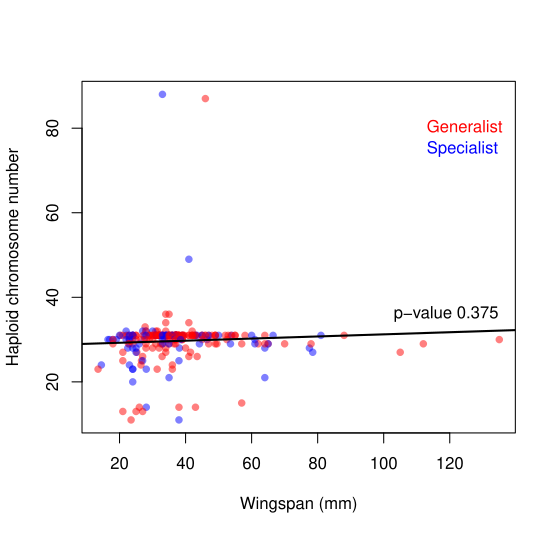

The script that drew this image:
# Terrence Sylvester
# pradakshanas@gmail.com
# 24 November 2020

# get helper functions
source("../rscripts/helper.functions.R")

# read in data
bsz <- read.csv("../data/body.size/body.size.csv", as.is = T)
bsz$speciesNames <- paste(bsz$Genus, bsz$Species, sep = "_")
# read in chromosome number data
dat <- read.delim("../data/chroms/chroms.txt", as.is = T)
# fill in species for data
dat$SpecisName <- paste(dat$other.names.genera,
                        dat$other.names.species,
                        sep = "_")
dat$SpecisName[dat$SpecisName == "_"] <- paste(dat$Genus[dat$SpecisName == "_"],
                                               dat$species[dat$SpecisName == "_"],
                                               sep = "_")
# sample a single chromosome number when there is a range
dat <- chromSampler(dat = dat)
# remove empty rows
bsz <- bsz[!is.na(bsz$wingspan.mm.),]
bsz <- bsz[!is.na(bsz$hostType),]
# remove duplicated species
bsz.uniqe.sp <- unique(bsz$speciesNames)
b.size <- matrix(data = NA,
                 nrow = length(bsz.uniqe.sp),
                 ncol = 3)
colnames(b.size) <- c("species", "wingspan", "hostType")
b.size <- as.data.frame(b.size)
for(i in 1:nrow(b.size)){
        b.size$species[i] <- bsz.uniqe.sp[i]
        b.size$wingspan[i] <- mean(bsz$wingspan.mm.[bsz$speciesNames == bsz.uniqe.sp[i]])
        b.size$hostType[i] <- sample(bsz$hostType[bsz$speciesNames == bsz.uniqe.sp[i]], 1)
}
# remove duplicated species
chrom.uniqe.sp <- unique(dat$SpecisName)
chroms <- matrix(data = NA,
                 nrow = length(chrom.uniqe.sp),
                 ncol = 2)
colnames(chroms) <- c("species", "hap")
chroms <- as.data.frame(chroms)
for(i in 1:nrow(chroms)){
        chroms$species[i] <- chrom.uniqe.sp[i]
        if(length(dat$male2N[dat$SpecisName == chrom.uniqe.sp[i]]) > 1){
                chroms$hap[i] <- sample(dat$male2N[dat$SpecisName == chrom.uniqe.sp[i]], 1)        
        }else{
                chroms$hap[i] <- dat$male2N[dat$SpecisName == chrom.uniqe.sp[i]]
        }
}
size <- b.size[b.size$species %in% chroms$species,]
chrom <- chroms[chroms$species %in% b.size$species,]
chrom$wingspan <- NA
chrom$host <- NA
for(i in 1:nrow(chrom)){
        chrom$wingspan[i] <- size$wingspan[size$species == chrom$species[i]]
        chrom$host[i] <- size$hostType[size$species == chrom$species[i]]
}
chrom$hap <- chrom$hap / 2
# remove all but chrom
rm(list = ls()[-4])
# plot
plot(y = chrom$hap,
     x = chrom$wingspan,
     col = c(rgb(1,0,0,.5), rgb(0,0,1,.5))[chrom$host + 1],
     pch = 16,
     ylab = "Haploid chromosome number",
     xlab = "Wingspan (mm)")
# labels
text(x = rep(110, 2),
     y = c(80,75),
     labels = c("Generalist", "Specialist"),
     col = c(rgb(1,0,0,1), rgb(0,0,1,1)),
     pos = 4)
# linear model
lmod <- lm(chrom$hap ~ chrom$wingspan)
lmod.sum <- summary(lmod)
abline(lmod, lwd = 2)
text(x = 100,
     y = 36,
     labels =  paste("p-value", round(lmod.sum$coefficients[2,4],3)),
     pos = 4)
